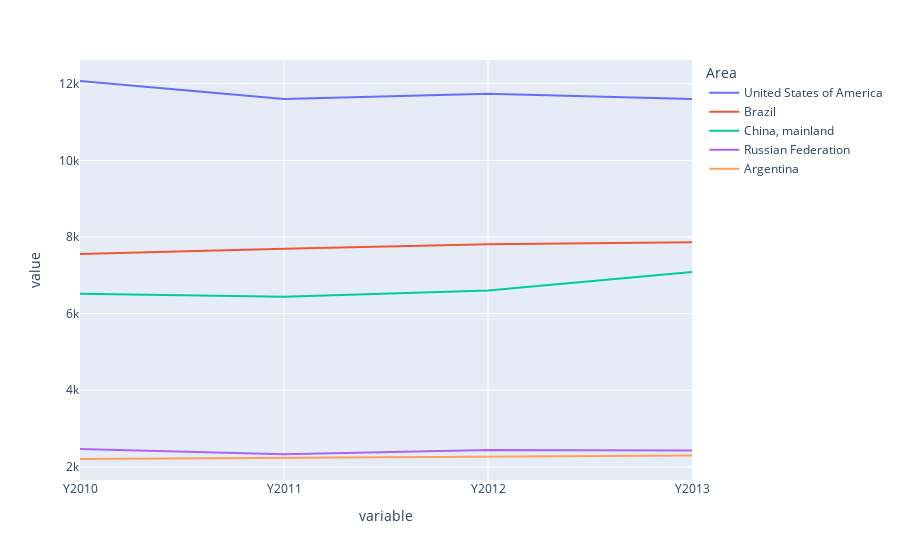

Notebook code for this chart:
### Code cell
# Melt 

melt = pd.melt(top_5, id_vars=["Area"], value_vars=["Y2010", "Y2011", "Y2012", "Y2013"])
px.line(data_frame=melt, x="variable", y="value", color="Area")

### Figure 1 — Plotly figure (JSON) as saved in the notebook; plotly's stock layout.template omitted (floating-point values rounded to 4 significant figures)
{"data": [{"hovertemplate": "Area=United States of America<br>variable=%{x}<br>value=%{y}<extra></extra>", "legendgroup": "United States of America", "line": {"color": "#636efa", "dash": "solid"}, "marker": {"symbol": "circle"}, "mode": "lines", "name": "United States of America", "orientation": "v", "showlegend": true, "type": "scatter", "x": ["Y2010", "Y2011", "Y2012", "Y2013"], "xaxis": "x", "y": [12071, 11602, 11736, 11598], "yaxis": "y"}, {"hovertemplate": "Area=Brazil<br>variable=%{x}<br>value=%{y}<extra></extra>", "legendgroup": "Brazil", "line": {"color": "#EF553B", "dash": "solid"}, "marker": {"symbol": "circle"}, "mode": "lines", "name": "Brazil", "orientation": "v", "showlegend": true, "type": "scatter", "x": ["Y2010", "Y2011", "Y2012", "Y2013"], "xaxis": "x", "y": [7553, 7694, 7811, 7863], "yaxis": "y"}, {"hovertemplate": "Area=China, mainland<br>variable=%{x}<br>value=%{y}<extra></extra>", "legendgroup": "China, mainland", "line": {"color": "#00cc96", "dash": "solid"}, "marker": {"symbol": "circle"}, "mode": "lines", "name": "China, mainland", "orientation": "v", "showlegend": true, "type": "scatter", "x": ["Y2010", "Y2011", "Y2012", "Y2013"], "xaxis": "x", "y": [6516, 6443, 6606, 7089], "yaxis": "y"}, {"hovertemplate": "Area=Russian Federation<br>variable=%{x}<br>value=%{y}<extra></extra>", "legendgroup": "Russian Federation", "line": {"color": "#ab63fa", "dash": "solid"}, "marker": {"symbol": "circle"}, "mode": "lines", "name": "Russian Federation", "orientation": "v", "showlegend": true, "type": "scatter", "x": ["Y2010", "Y2011", "Y2012", "Y2013"], "xaxis": "x", "y": [2464, 2330, 2444, 2425], "yaxis": "y"}, {"hovertemplate": "Area=Argentina<br>variable=%{x}<br>value=%{y}<extra></extra>", "legendgroup": "Argentina", "line": {"color": "#FFA15A", "dash": "solid"}, "marker": {"symbol": "circle"}, "mode": "lines", "name": "Argentina", "orientation": "v", "showlegend": true, "type": "scatter", "x": ["Y2010", "Y2011", "Y2012", "Y2013"], "xaxis": "x", "y": [2206, 2238, 2272, 2300], "yaxis": "y"}], "layout": {"legend": {"title": {"text": "Area"}, "tracegroupgap": 0}, "margin": {"t": 60}, "xaxis": {"anchor": "y", "domain": [0, 1], "title": {"text": "variable"}}, "yaxis": {"anchor": "x", "domain": [0, 1], "title": {"text": "value"}}}}
